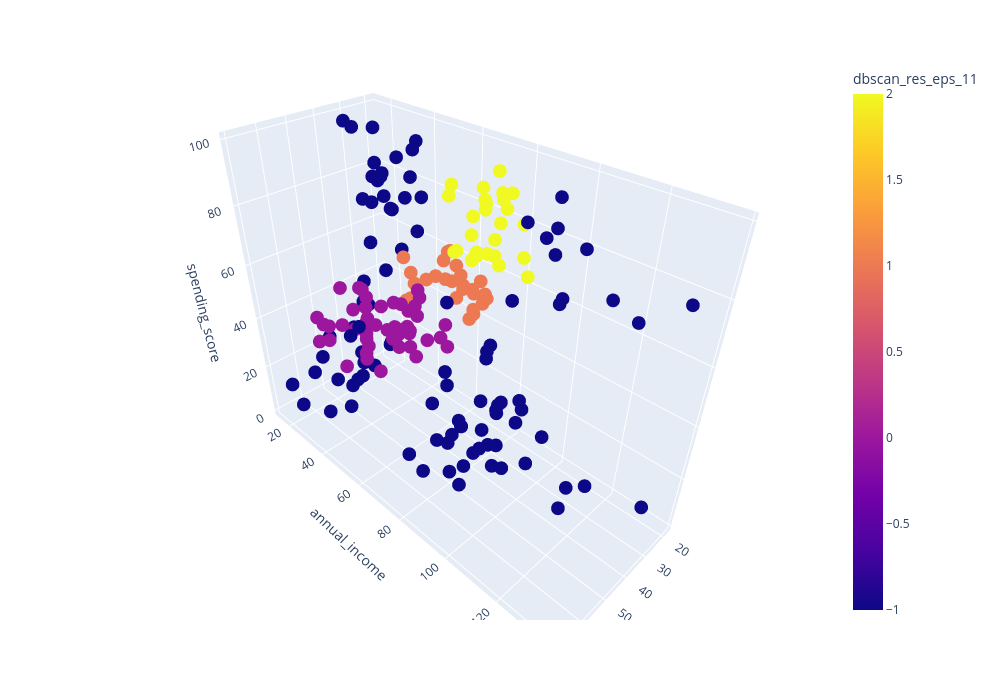

Here is the notebook cell this chart was saved with:
### Markdown cell above
Как видно, алгоритм плохо работает с настройками по умолчанию, поэтому попробуем изменить их.

Большая часть наших данных разрежённые, а чем больше разброс точек в датасете, тем большее значение радиуса вокруг точки (eps) нужно задавать. Так как данные разрежённые, попробуем увеличить значение eps до 11 и визуально оценим результат:

### Code cell
# импортируем DBSCAN-кластеризацию
from sklearn.cluster import DBSCAN

#запускаем кластеризацию на наших данных
dbscan = DBSCAN(eps=12, min_samples=12)
clustering_dbscan_res = dbscan.fit_predict(X)
df['dbscan_res_eps_11'] = clustering_dbscan_res

get_3d_visualization(df, 'dbscan_res_eps_11')

### Figure 1 — Plotly figure (JSON) as saved in the notebook; plotly's stock layout.template omitted (floating-point values rounded to 4 significant figures; data arrays with more than 128 entries replaced by an {"elided": "..."} marker saying what was removed)
{"data": [{"hovertemplate": "age=%{x}<br>annual_income=%{y}<br>spending_score=%{z}<br>dbscan_res_eps_11=%{marker.color}<extra></extra>", "legendgroup": "", "marker": {"color": {"elided": "200 int values"}, "coloraxis": "coloraxis", "symbol": "circle"}, "mode": "markers", "name": "", "scene": "scene", "showlegend": false, "type": "scatter3d", "x": {"elided": "200 float values"}, "y": {"elided": "200 float values"}, "z": {"elided": "200 float values"}}], "layout": {"coloraxis": {"colorbar": {"title": {"text": "dbscan_res_eps_11"}}, "colorscale": [[0, "#0d0887"], [0.1111, "#46039f"], [0.2222, "#7201a8"], [0.3333, "#9c179e"], [0.4444, "#bd3786"], [0.5556, "#d8576b"], [0.6667, "#ed7953"], [0.7778, "#fb9f3a"], [0.8889, "#fdca26"], [1, "#f0f921"]]}, "height": 700, "legend": {"tracegroupgap": 0}, "margin": {"t": 60}, "scene": {"domain": {"x": [0, 1], "y": [0, 1]}, "xaxis": {"title": {"text": "age"}}, "yaxis": {"title": {"text": "annual_income"}}, "zaxis": {"title": {"text": "spending_score"}}}, "width": 1000}}
